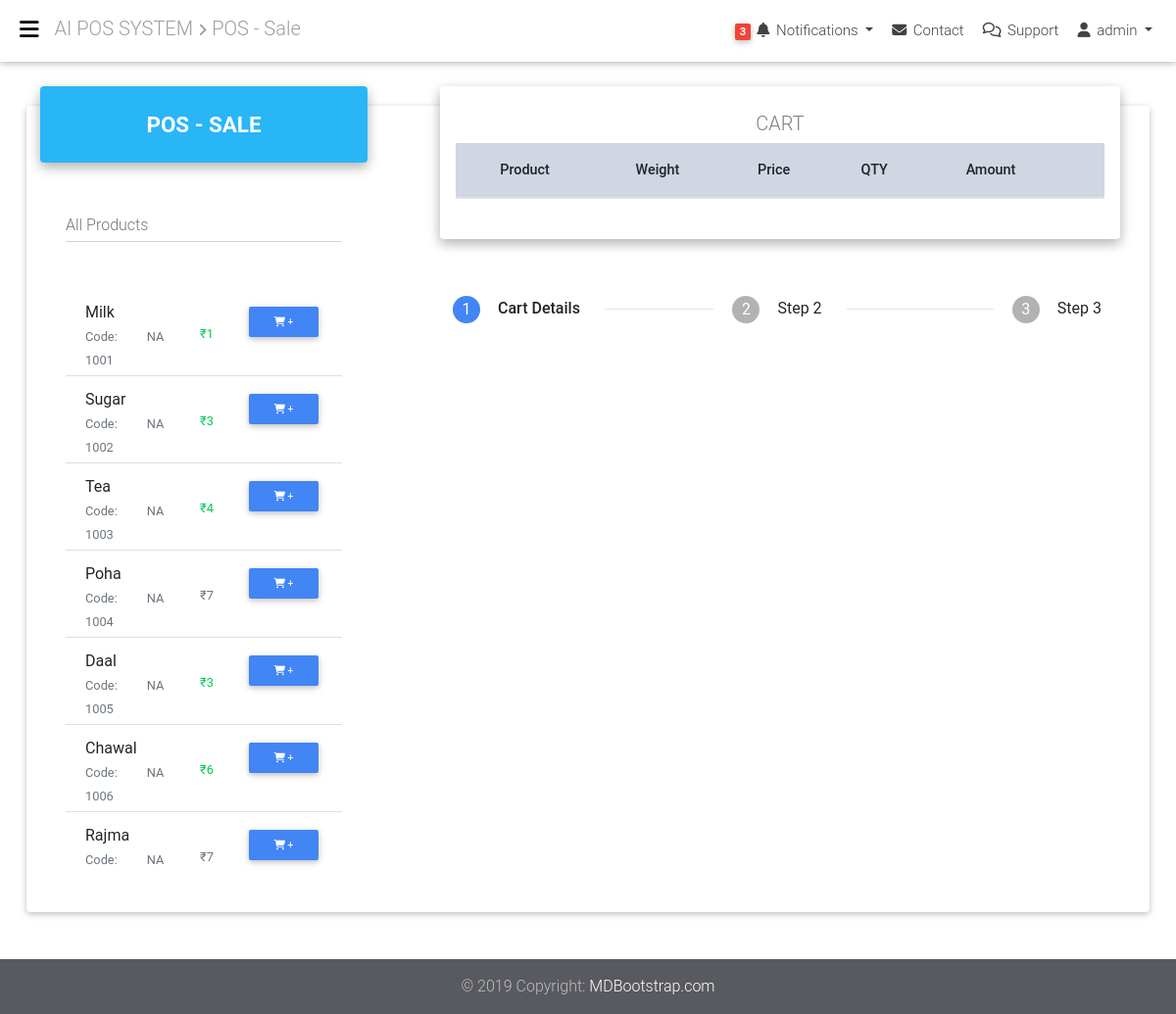
Page /pos/ (signed in) on the committed database.
### accounts/models.py (models this page shows, shortened)
class User(AbstractBaseUser):
    email = models.EmailField(verbose_name="email", max_length=60, unique=True)
    username = models.CharField(max_length=30, unique=True)
    firstname = models.CharField(max_length=30)
    lastname = models.CharField(max_length=30)
    phone = models.CharField(max_length=20)
    date_joined = models.DateTimeField(verbose_name="date joined", auto_now_add=True)
    last_login = models.DateTimeField(verbose_name="last login", auto_now=True)
    is_admin = models.BooleanField(default=False)
    is_active = models.BooleanField(default=True)
    is_staff = models.BooleanField(default=False)
    is_superuser = models.BooleanField(default=False)
    USERNAME_FIELD = 'username'
    REQUIRED_FIELDS = ['email', 'firstname', 'lastname']
    objects = UserManager()
    class Meta:
        db_table = "users"
        verbose_name = "user"
        verbose_name_plural = "users"
    def __str__(self):
        return '{} {}'.format(self.firstname, self.lastname)

### inventory/models.py (models this page shows, shortened)
class Product(models.Model):
    product_code = models.CharField(primary_key=True, max_length=20)
    name = models.CharField(max_length=100)
    cost = models.FloatField()
    mrp = models.FloatField()
    discount_price = models.FloatField(blank=True, null=True)
    quantity = models.IntegerField(blank=True, null=True)
    weight = models.CharField(max_length=100, blank=True, null=True)
    description = models.TextField(blank=True, null=True)
    category = models.ManyToManyField('ProductCategories', blank=True)

### pos/views.py (the view)
# urls.py: path('', pos_homeView, name='pos-home'),
@login_required
def pos_homeView(request):
    all_products = Product.objects.all()
    if request.user.is_authenticated:
        customer = request.user
        order, created = Order.objects.get_or_create(customer=customer, complete=False)
        cart_items = order.orderitem_set.all()
        context = {
            'all_products': all_products,
            'order': order,
            'cart_items': cart_items
        }
    else:
        context = {
            'all_products': all_products,
            'order': [],
            'cart_items': []
        }
    return render(request, 'pos/pos.html', context)

### pos/templatetags/pos_tags.py (called while the page is built)
@register.filter(name='price_format')
def price_format(num):
    try:
        if num % 1 == 0:
            return int(num)
        else:
            return num
    except:
        return num

### templates/pos/pos.html (shortened to what this page needs)
{% extends 'base.html' %}
{% load static %}
{% load pos_tags %}
{% block page-title %}
    <i class="fas fa-angle-right align-middle fa-xs"></i> POS - Sale
{% endblock %}
{% block content %}
    <section class="mb-5">
        <div class="card card-cascade narrower">
            <section class="pb-3">
                <div class="row">
                    <div class="col-xl-4 col-md-12 mr-0">
                        <div class="view view-cascade gradient-card-header light-blue lighten-1">
                            <h4 class="h4-responsive mb-0 font-weight-bold">POS - SALE</h4>
                        </div>
                        <div class="card-body card-body-cascade pb-0">
                            <div class="row card-body pt-3">
                                <div class="col-md-12">
                                    <div class="">
                                        <div class="md-form mt-1">
                                            <input type="text" id="AllProductList" class="form-control">
                                            <label for="AllProductList">All Products</label>
                                        </div>
                                        <br>
                                        <ul class="list-group list-group-flush overflow-auto " id="AllProductListLi"
                                        style="max-height: 600px;">
                                            {% for p in all_products %}
                                                <li class="list-group-item">
                                                    <div class="row pt-2 ">
                                                        <div class="col">
                                                            <div>{{ p.name|truncatechars:25 }}</div>
                                                            <div class="row">
                                                                <div class="col">
                                                                    <span class="align-middle text-muted small">Code: {{ p.product_code }}</span>
                                                                </div>
                                                                <div class="col">
                                                                    {% if p.weight %}
                                                                        <span class="align-middle text-muted small">wt. {{ p.weight }}</span>
                                                                    {% else %}
                                                                        <span class="align-middle text-muted small">NA</span>
                                                                    {% endif %}
                                                                </div>
                                                                <div class="col-auto">
                                                                <span class="align-middle text-muted small float-right">
                                                                    {% if p.discount_price < p.mrp %}
                                                                        <span class="text-success">
                                                                            ₹{{ p.discount_price|price_format }}
                                                                        </span>
                                                                    {% else %}
                                                                        <span>
                                                                            ₹{{ p.discount_price|price_format }}
                                                                        </span>
                                                                    {% endif %}
                                                                </span>
                                                                </div>
                                                            </div>
                                                        </div>
                                                        <div class="col-auto">
                                                            <button type="button"
                                                                    onclick="updateUserOrder({{ p.product_code }}, 'add')"
                                                                    class="btn btn-primary btn-sm mr-1"><i
                                                                    class="fas fa-shopping-cart"></i> +
                                                            </button>
                                                        </div>
                                                    </div>
                                                </li>
                                            {% endfor %}
                                        </ul>
                                    </div>
                                </div>
                            </div>
                        </div>
                    </div>
                    <div class="col-xl-8 col-md-12 mb-4">
                        <div class="view view-cascade gradient-card-header white">
                            <h5 class="text-black-50"> CART </h5>
                            <div class="table-responsive">
                                <table class="table product-table table-cart-v-2">
                                    <thead class="mdb-color lighten-5">
                                    <tr>
                                        <th class="font-weight-bold">
                                            <strong>Product</strong>
                                        </th>
                                        <th class="font-weight-bold">
                                            <strong>Weight</strong>
                                        </th>
                                        <th class="font-weight-bold">
                                            <strong>Price</strong>
                                        </th>
                                        <th class="font-weight-bold">
                                            <strong>QTY</strong>
                                        </th>
                                        <th class="font-weight-bold">
                                            <strong>Amount</strong>
                                        </th>
                                        <th></th>
                                    </tr>
                                    </thead>
                                </table>
                            </div>
                        </div>
                        <div class="container pt-5 px-4">
                            <ul class="stepper horizontal" id="horizontal-stepper">
                                <li class="step active">
                                    <div class="step-title waves-effect waves-dark">Cart Details</div>
                                </li>
                                <li class="step">
                                    <div class="step-title waves-effect waves-dark">Step 2</div>
                                </li>
                                <li class="step">
                                    <div class="step-title waves-effect waves-dark">Step 3</div>
                                </li>
                            </ul>
                        </div>
                    </div>
                </div>
            </section>
        </div>
    </section>
{% endblock %}

### templates/base.html (shortened to what this page needs)
{% load static %}
<!DOCTYPE html>
<html lang="en">
<head>
    <link rel="stylesheet" href="{% static 'css/bootstrap.css' %}">
    <link rel="stylesheet" href="{% static 'css/mdb.css' %}">
    <link rel="stylesheet" href="{% static 'css/steppers.min.css' %}">
</head>
<body class="fixed-sn white-skin">
<header>
    <nav class="navbar fixed-top navbar-expand-lg scrolling-navbar double-nav">
        <div class="float-left">
            <a href="#" data-activates="slide-out" class="button-collapse black-text"><i class="fas fa-bars"></i></a>
        </div>
        <div class="breadcrumb-dn mr-auto ml-3">
            <h5 class="pt-1 grey-text"> AI POS SYSTEM
                {% block page-title %}
                {% endblock %}
            </h5>
        </div>
        <ul class="nav navbar-nav nav-flex-icons ml-auto">
            <li class="nav-item dropdown notifications-nav">
                <a class="nav-link dropdown-toggle waves-effect" id="navbarDropdownMenuLink" data-toggle="dropdown"
                   aria-haspopup="true" aria-expanded="false">
                    <span class="badge red">3</span> <i class="fas fa-bell"></i>
                    <span class="d-none d-md-inline-block">Notifications</span>
                </a>
            </li>
            <li class="nav-item">
                <a class="nav-link waves-effect"><i class="fas fa-envelope"></i> <span
                        class="clearfix d-none d-sm-inline-block">Contact</span></a>
            </li>
            <li class="nav-item">
                <a class="nav-link waves-effect"><i class="far fa-comments"></i> <span
                        class="clearfix d-none d-sm-inline-block">Support</span></a>
            </li>
            <li class="nav-item dropdown">
                {% if user.is_authenticated %}
                                <a class="nav-link dropdown-toggle waves-effect" href="#" id="userDropdown" data-toggle="dropdown"
              aria-haspopup="true" aria-expanded="false">
              <i class="fas fa-user"></i> <span class="clearfix d-none d-sm-inline-block">{{ user.username }}</span>
            </a>
                {% endif %}
          </li>
        </ul>
    </nav>
</header>
<main>
    <div class="container-fluid">
        {% block content %}
        {% endblock %}
    </div>
</main>
<footer class="page-footer pt-0 mt-5">
    <div class="footer-copyright py-3 text-center">
        <div class="container-fluid">
            © 2019 Copyright: <a href="https://mdbootstrap.com/education/bootstrap/" target="_blank">
            MDBootstrap.com </a>
        </div>
    </div>
</footer>
</body>
</html>

### rows in the picture
User: username "admin"
Product: name "Milk", product_code "1001", shows "NA", discount_price "1"
Product: name "Sugar", product_code "1002", shows "NA", discount_price "3"
Product: name "Tea", product_code "1003", shows "NA", discount_price "4"
Product: name "Poha", product_code "1004", shows "NA", discount_price "7"
Product: name "Daal", product_code "1005", shows "NA", discount_price "3"
Product: name "Chawal", product_code "1006", shows "NA", discount_price "6"
Product: name "Rajma", shows "NA", discount_price "7"
